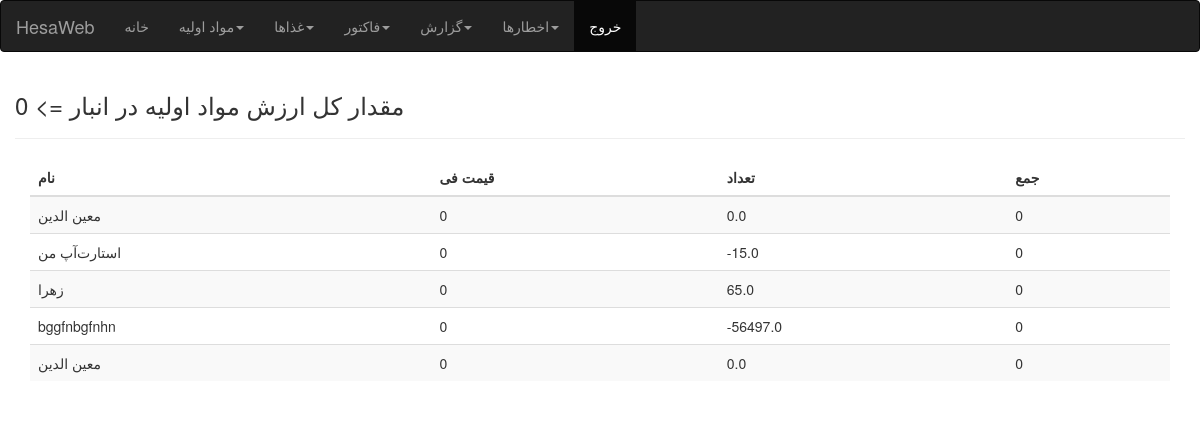
/report/material (signed in), run on the app's committed database.
### product/models.py (models this page shows, shortened)
class material(models.Model):
    name = models.CharField(max_length=50)
    current_value_instorage = models.FloatField(default=0)
    current_price = models.IntegerField(default=0)
    total_value = models.IntegerField(default=0)
    min_value = models.IntegerField(default=0)
    expire_date = models.DateField(blank=True)

### product/views.py (the view)
# urls.py: path("report/material",views.report),
@login_required
def report(request):
    mtv = material.objects.values_list("total_value")
    sum = 0
    for n in mtv:
        sum += n[0]
    mname = material.objects.values_list("name")
    names = []
    for name in mname:
        names.append(name[0])
    mvalue = material.objects.values_list("current_value_instorage")
    values = []
    for value in mvalue:
        values.append(value[0])
    mprice = material.objects.values_list("current_price")
    prices = []
    for price in mprice:
        prices.append(price[0])
    total = []
    for i,v in enumerate(prices):
        total.append(v * values[i])
    last = []
    for index,item in enumerate(names):
        mytuple = (names[index],prices[index],values[index],total[index])
        last.append(mytuple)
    columns = ["نام","قیمت فی","تعداد","جمع"]
    return render(request,"report.html",{"mtv":sum, "col":columns,"last":last , "active":True})

### templates/report.html (shortened to what this page needs)
{% extends 'base.html' %}
{% block body %}
{% if active %}
<h3>مقدار کل ارزش مواد اولیه در انبار => {{mtv}}</h3>
{% endif %}
<hr>
<div class="container">
    <table class="table table-striped">
      <thead>
        <tr>
          <th>{{col.0}}</th>
          <th>{{col.1}}</th>
          <th>{{col.2}}</th>
          <th>{{col.3}}</th>
        </tr>
      </thead>
    <tbody>
      {% for item in last %}
        <tr>
          <td>{{item.0}}</td>
          <td>{{item.1}}</td>
          <td>{{item.2}}</td>
          <td>{{item.3 | floatformat:"0"   }}</td>
        </tr>
        {% endfor %}
    </tbody>
</table>
</div>
{% endblock body %}

### data on the page
material: name "استارت‌آپ من", item "0", current_value_instorage "-15.0"
material: name "زهرا", item "0", current_value_instorage "65.0"
material: name "bggfnbgfnhn", item "0", current_value_instorage "-56497.0"

### other printed values
{{ mtv }} "0"
{{ col.0 }} "نام"
{{ col.1 }} "قیمت فی"
{{ col.2 }} "تعداد"
{{ col.3 }} "جمع"
{{ item.0 }} "معین الدین" "معین الدین"
{{ item.1 }} "0" "0"
{{ item.2 }} "0.0" "0.0"
{{ item.3 | floatformat:"0" }} "0" "0"
